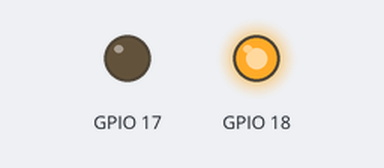
The program below on a simulated Raspberry Pi (BCM pin numbers). On the bench: output pins drawn as LEDs (lit = HIGH).

Above: at 0.1 s.
Timing chart, 0 to 1.6 s (numbered marks = the images above):
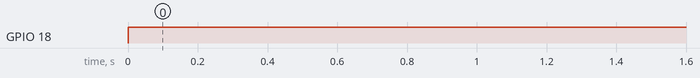

The program:

blinking.py
```python
# -*- coding: utf-8 -*-
"""
Created on Fri Oct 26 15:07:11 2018

@author: sofyan.fadli
"""

# External module imports
import RPi.GPIO as GPIO
import time

# Pin Setup
GPIO.setmode(GPIO.BCM)
GPIO.setup(18, GPIO.OUT)
GPIO.setup(17, GPIO.OUT)

GPIO.output(18, GPIO.HIGH)
GPIO.output(17, GPIO.LOW)
time.sleep(2000)

GPIO.output(18, GPIO.LOW)
GPIO.output(17, GPIO.HIGH)
time.sleep(2000)

# Cleanup all GPIO
GPIO.cleanup()
```

Measured:
- by itself, GPIO 18: LOW → HIGH at 0.00 s
